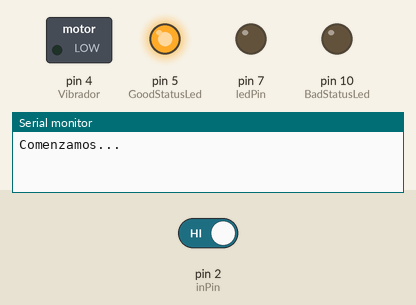
Bench run of a sketch on a simulated Arduino Uno, built with avr-gcc and run on an emulated ATmega328P. On the bench: switched loads named in the sketch (green lamp = pin HIGH), output pins drawn as LEDs (lit = HIGH), the last lines printed to the serial monitor. Dashed ring = blinking. Inputs (shaded band) come from the test bench; at power-on: pin 2 (inPin) HIGH.

Above: at 4.2 s.
4.3 s: pin 2 (inPin) driven LOW
At 5.1 s:
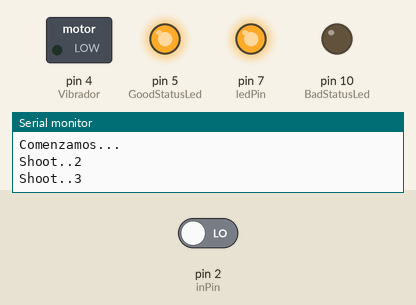
14.8 s: pin 2 (inPin) driven HIGH
At 15.5 s:
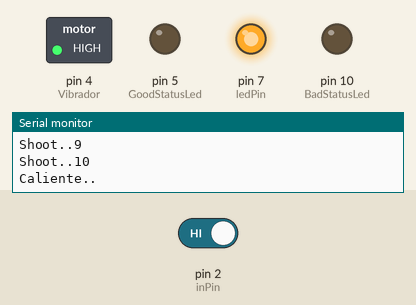
17.8 s: pin 2 (inPin) driven LOW
At 18.2 s:
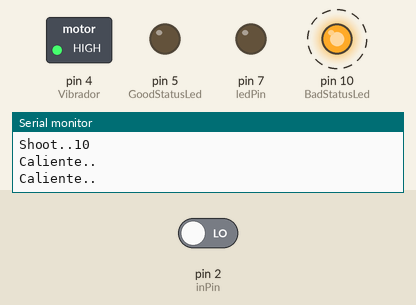
Timing chart, 0 to 21.8 s (numbered marks = the images above; inputs shaded):
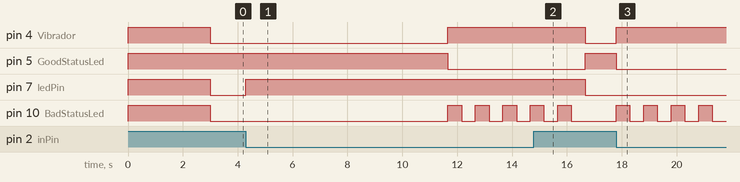

The sketch:

pistola.ino
```cpp
//Para el mega se usa el pin 9
//para el nano se usa el pin 3

#include <IRremote.h>
#include <Wire.h>

IRsend irsend;

int inPin = 2;   // choose the input pin (for a pushbutton)
int val = 0;     // variable for reading the pin status
int ledPin = 7; // choose the pin for the LED
int GoodStatusLed = 5;
int BadStatusLed = 10;
int Num_Max_Tiros = 10;
int Num_Tiros = 1;
const int Vibrador = 4;
unsigned long StartShootSerieTime = millis () -10000;
int TimeBetweenShoots = 10;

char MessageReceived;
String texto;

void setup()
{
  Serial.begin(9600);
  Serial.println ("Comenzamos...");
  pinMode(inPin, INPUT);    // declare pushbutton as input
  pinMode(ledPin, OUTPUT);  // declare LED as output
  pinMode(GoodStatusLed, OUTPUT);  // declare LED as output
  pinMode(BadStatusLed, OUTPUT);  // declare LED as output
  pinMode(Vibrador, OUTPUT);
  Wire.begin(6);                // join i2c bus with address #6
  Wire.onReceive(receiveEvent); // register event
  digitalWrite(Vibrador, HIGH);
  digitalWrite(GoodStatusLed, HIGH);
  digitalWrite(BadStatusLed, HIGH);
  digitalWrite(ledPin, HIGH);
  delay (3000);
  digitalWrite(Vibrador, LOW);
  digitalWrite(GoodStatusLed, HIGH);
  digitalWrite(BadStatusLed, LOW);
  digitalWrite(ledPin, LOW);

}


void (* resetFunc) (void) = 0;

void loop() {

  val = digitalRead(inPin);  // read input value

//
//  Serial.println (millis() - StartShootSerieTime);
//  Serial.println (TimeBetweenShoots * 1000);

  if (val == LOW) {         // disparo?

    if (Num_Tiros == 10 && (millis() - StartShootSerieTime <= TimeBetweenShoots * 1000))
    {
      Serial.println ("Caliente..");
      digitalWrite(GoodStatusLed, LOW);
      digitalWrite(Vibrador, HIGH);
      for (int i = 0; i < 5; i += 1) // Parpadeamos para que se vea que esta caliente
      {
        digitalWrite(BadStatusLed, HIGH);
        delay (500);
        digitalWrite(BadStatusLed, LOW);
        delay (500);
      }

      digitalWrite(Vibrador, LOW);
      digitalWrite(GoodStatusLed, HIGH);
      digitalWrite(BadStatusLed, LOW);
    }
    else
    {
      digitalWrite(ledPin, HIGH);  // turn LED ON
      irsend.sendSony(0xa90, 12);
      delay(300);
      Num_Tiros = Num_Tiros + 1;
      Serial.print ("Shoot..");
      Serial.println (Num_Tiros);

    }
  }
  else {
    digitalWrite(ledPin, LOW);  // turn LED OFF
  }

  if (Num_Tiros > 10)
  {
      Serial.println (millis() );
      Serial.println ( StartShootSerieTime);
      Serial.println (TimeBetweenShoots * 1000);
    Num_Tiros = 0;
    StartShootSerieTime = millis ();
    Serial.println ( StartShootSerieTime);
  }

}

void receiveEvent(int howMany) {
  while ( Wire.available()) { // loop through all but the last
    char c = Wire.read(); // receive byte as a character
    texto = texto + c;
    Serial.print(c);         // print the character
  }

  if (texto == "rst")
  {
    resetFunc();
  }


  texto = "";


}
```

Measured:
- after the input at 4.3 s, pin 4 (Vibrador): LOW → HIGH after 7.4 s; pin 5 (GoodStatusLed): HIGH → LOW after 7.4 s; pin 7 (ledPin): LOW → HIGH at once; pin 10 (BadStatusLed): alternates HIGH for 0.50 s and LOW for 0.50 s, starting after 7.4 s
- after the input at 14.8 s, pin 4 (Vibrador), pin 7 (ledPin): HIGH → LOW after 1.9 s; pin 5 (GoodStatusLed): LOW → HIGH after 1.9 s; pin 10 (BadStatusLed): goes on until 16.2 s, then stays LOW
- after the input at 17.8 s, pin 4 (Vibrador): LOW → HIGH at once; pin 5 (GoodStatusLed): HIGH → LOW at once; pin 10 (BadStatusLed): alternates HIGH for 0.50 s and LOW for 0.50 s, starting at once
